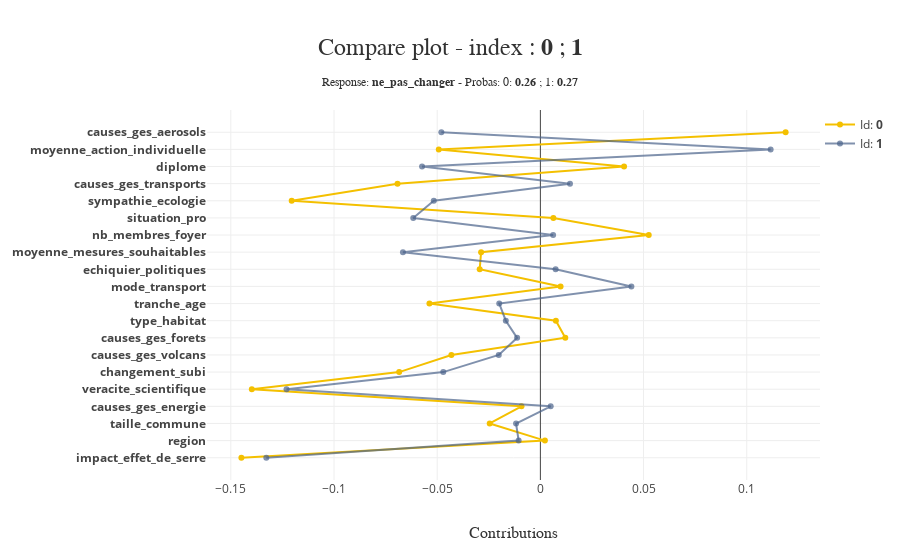

Notebook code for this chart:
### Code cell
xpl_framaform.plot.compare_plot(index=[df_framaform_reduit.index[0], df_framaform_reduit.index[1]])

### Figure 1 — Plotly figure (JSON) as saved in the notebook; plotly's stock layout.template omitted (floating-point values rounded to 4 significant figures)
{"data": [{"hoverinfo": "text", "hovertext": ["Id: <b>0</b><br /><b>impact_effet_de_serre</b> <br />Contribution: -0.1449 <br />Value: certitude_scientifique", "Id: <b>0</b><br /><b>region</b> <br />Contribution: 0.0022 <br />Value: Aquitaine - Limousin - Poitou - Charente", "Id: <b>0</b><br /><b>taille_commune</b> <br />Contribution: -0.0246 <br />Value: Dans une ville de 20.000 à moins de 100.000 habitants", "Id: <b>0</b><br /><b>causes_ges_energie</b> <br />Contribution: -0.0092 <br />Value: Beaucoup", "Id: <b>0</b><br /><b>veracite_scientifique</b> <br />Contribution: -0.1398 <br />Value: evalue_correctement", "Id: <b>0</b><br /><b>changement_subi</b> <br />Contribution: -0.0684 <br />Value: Oui, parfois", "Id: <b>0</b><br /><b>causes_ges_volcans</b> <br />Contribution: -0.0431 <br />Value: Peu", "Id: <b>0</b><br /><b>causes_ges_forets</b> <br />Contribution: 0.0121 <br />Value: Assez", "Id: <b>0</b><br /><b>type_habitat</b> <br />Contribution: 0.0075 <br />Value: Une maison individuelle", "Id: <b>0</b><br /><b>tranche_age</b> <br />Contribution: -0.0538 <br />Value: 25-34 ans", "Id: <b>0</b><br /><b>mode_transport</b> <br />Contribution: 0.0098 <br />Value: En vélo ou à pied", "Id: <b>0</b><br /><b>echiquier_politiques</b> <br />Contribution: -0.0294 <br />Value: Très à gauche", "Id: <b>0</b><br /><b>moyenne_mesures_souhaitables</b> <br />Contribution: -0.0287 <br />Value: 3.4615384615384617", "Id: <b>0</b><br /><b>nb_membres_foyer</b> <br />Contribution: 0.0525 <br />Value: 1 personne", "Id: <b>0</b><br /><b>situation_pro</b> <br />Contribution: 0.0063 <br />Value: ...exercez actuellement une profession", "Id: <b>0</b><br /><b>sympathie_ecologie</b> <br />Contribution: -0.1205 <br />Value: beaucoup", "Id: <b>0</b><br /><b>causes_ges_transports</b> <br />Contribution: -0.0692 <br />Value: Beaucoup", "Id: <b>0</b><br /><b>diplome</b> <br />Contribution: 0.0406 <br />Value: 2EME, 3EME CYCLE UNIVERSITAIRE OU GRANDES ECOLES", "Id: <b>0</b><br /><b>moyenne_action_individuelle</b> <br />Contribution: -0.0492 <br />Value: 3.75", "Id: <b>0</b><br /><b>causes_ges_aerosols</b> <br />Contribution: 0.1188 <br />Value: Peu"], "marker": {"color": "rgba(244, 192, 0, 1.0)"}, "mode": "lines+markers", "name": "Id: <b>0</b>", "showlegend": true, "type": "scatter", "x": [-0.1449, 0.002196, -0.02455, -0.009151, -0.1398, -0.06843, -0.04313, 0.01207, 0.007516, -0.05375, 0.009777, -0.0294, -0.02872, 0.05251, 0.006297, -0.1205, -0.06922, 0.04055, -0.04923, 0.1188], "y": ["<b>impact_effet_de_serre</b>", "<b>region</b>", "<b>taille_commune</b>", "<b>causes_ges_energie</b>", "<b>veracite_scientifique</b>", "<b>changement_subi</b>", "<b>causes_ges_volcans</b>", "<b>causes_ges_forets</b>", "<b>type_habitat</b>", "<b>tranche_age</b>", "<b>mode_transport</b>", "<b>echiquier_politiques</b>", "<b>moyenne_mesures_souhaitables</b>", "<b>nb_membres_foyer</b>", "<b>situation_pro</b>", "<b>sympathie_ecologie</b>", "<b>causes_ges_transports</b>", "<b>diplome</b>", "<b>moyenne_action_individuelle</b>", "<b>causes_ges_aerosols</b>"]}, {"hoverinfo": "text", "hovertext": ["Id: <b>1</b><br /><b>impact_effet_de_serre</b> <br />Contribution: -0.1328 <br />Value: certitude_scientifique", "Id: <b>1</b><br /><b>region</b> <br />Contribution: -0.0105 <br />Value: Ile de France", "Id: <b>1</b><br /><b>taille_commune</b> <br />Contribution: -0.0118 <br />Value: Dans une ville de 20.000 à moins de 100.000 habitants", "Id: <b>1</b><br /><b>causes_ges_energie</b> <br />Contribution: 0.0050 <br />Value: Beaucoup", "Id: <b>1</b><br /><b>veracite_scientifique</b> <br />Contribution: -0.1230 <br />Value: evalue_correctement", "Id: <b>1</b><br /><b>changement_subi</b> <br />Contribution: -0.0471 <br />Value: Non, rarement", "Id: <b>1</b><br /><b>causes_ges_volcans</b> <br />Contribution: -0.0202 <br />Value: Assez", "Id: <b>1</b><br /><b>causes_ges_forets</b> <br />Contribution: -0.0113 <br />Value: Beaucoup", "Id: <b>1</b><br /><b>type_habitat</b> <br />Contribution: -0.0167 <br />Value: Un appartement", "Id: <b>1</b><br /><b>tranche_age</b> <br />Contribution: -0.0199 <br />Value: 25-34 ans", "Id: <b>1</b><br /><b>mode_transport</b> <br />Contribution: 0.0441 <br />Value: En transports en commun urbains (dont métro)", "Id: <b>1</b><br /><b>echiquier_politiques</b> <br />Contribution: 0.0074 <br />Value: No rep.", "Id: <b>1</b><br /><b>moyenne_mesures_souhaitables</b> <br />Contribution: -0.0666 <br />Value: 3.230769230769231", "Id: <b>1</b><br /><b>nb_membres_foyer</b> <br />Contribution: 0.0062 <br />Value: 3 personnes", "Id: <b>1</b><br /><b>situation_pro</b> <br />Contribution: -0.0616 <br />Value: ...exercez actuellement une profession", "Id: <b>1</b><br /><b>sympathie_ecologie</b> <br />Contribution: -0.0517 <br />Value: beaucoup", "Id: <b>1</b><br /><b>causes_ges_transports</b> <br />Contribution: 0.0143 <br />Value: Assez", "Id: <b>1</b><br /><b>diplome</b> <br />Contribution: -0.0573 <br />Value: 2EME, 3EME CYCLE UNIVERSITAIRE OU GRANDES ECOLES", "Id: <b>1</b><br /><b>moyenne_action_individuelle</b> <br />Contribution: 0.1116 <br />Value: 3.0", "Id: <b>1</b><br /><b>causes_ges_aerosols</b> <br />Contribution: -0.0480 <br />Value: Beaucoup"], "marker": {"color": "rgba(74, 99, 138, 0.7)"}, "mode": "lines+markers", "name": "Id: <b>1</b>", "showlegend": true, "type": "scatter", "x": [-0.1328, -0.01053, -0.01179, 0.004992, -0.123, -0.04706, -0.02016, -0.01127, -0.01674, -0.01993, 0.04409, 0.007379, -0.06659, 0.006172, -0.06161, -0.05165, 0.01434, -0.05733, 0.1116, -0.04798], "y": ["<b>impact_effet_de_serre</b>", "<b>region</b>", "<b>taille_commune</b>", "<b>causes_ges_energie</b>", "<b>veracite_scientifique</b>", "<b>changement_subi</b>", "<b>causes_ges_volcans</b>", "<b>causes_ges_forets</b>", "<b>type_habitat</b>", "<b>tranche_age</b>", "<b>mode_transport</b>", "<b>echiquier_politiques</b>", "<b>moyenne_mesures_souhaitables</b>", "<b>nb_membres_foyer</b>", "<b>situation_pro</b>", "<b>sympathie_ecologie</b>", "<b>causes_ges_transports</b>", "<b>diplome</b>", "<b>moyenne_action_individuelle</b>", "<b>causes_ges_aerosols</b>"]}], "layout": {"height": 550, "hovermode": "closest", "legend": {"x": 1, "y": 1}, "margin": {"b": 70, "l": 150, "r": 20, "t": 110}, "title": {"font": {"color": "rgb(50, 50, 50)", "family": "Arial", "size": 24}, "text": "Compare plot - index : <b>0</b> ; <b>1</b><span style='font-size: 12px;'><br />Response: <b>ne_pas_changer</b> - Probas: 0: <b>0.26</b> ; 1: <b>0.27</b></span>", "x": 0.5, "xanchor": "center", "y": 0.9, "yanchor": "middle"}, "width": 900, "xaxis": {"automargin": true, "title": {"font": {"color": "rgb(50, 50, 50)", "family": "Arial Black", "size": 16}, "text": "Contributions"}}, "yaxis": {"automargin": true, "title": {"font": {"color": "rgb(50, 50, 50)", "family": "Arial Black", "size": 16}}, "type": "category"}}}
